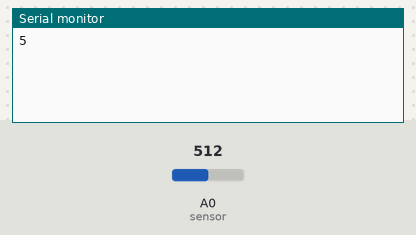
Bench run of a sketch on a simulated Arduino Uno, built with avr-gcc and run on an emulated ATmega328P. Parts: the last lines printed to the serial monitor. The test bench sets the inputs (shaded band); at power-on: A0 (sensor) = 512.

Above: at 1.8 s.
1.9 s: A0 (sensor) set to 716
At 2.4 s:
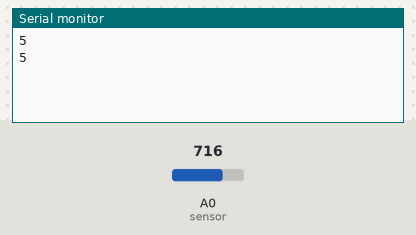
3.4 s: A0 (sensor) set to 900
At 4.8 s:
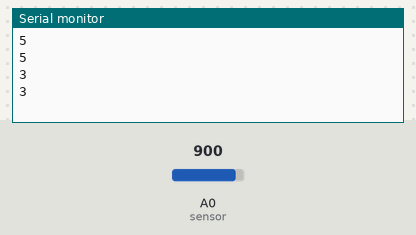
Timing chart, 0 to 6.4 s (numbered marks = the images above; inputs shaded):
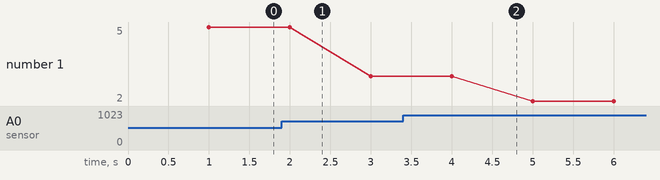

The sketch:

sensortest.ino
```cpp
#define sensor A0

void setup() {
  Serial.begin(115200);
}

void loop() {

  //converting the 10-bit ADC (Analog-to-Digital Converter) reading (0-1023) to a voltage value (0-5V)
  float volts = analogRead(sensor)*0.0048828125;  // value from sensor * (5/1024)
  int distance = 13*pow(volts, -1); // worked out from datasheet graph
  delay(1000); // slow down serial port

  if (distance <= 30){
    Serial.println(distance);
  }
}
//Sharp IR GP2Y0A41SK0F analog distance sensor 4-30cm
```

Measured:
- plotted number 1: 5 → 3 after the input at 1.9 s, 3 → 2 after the input at 3.4 s
